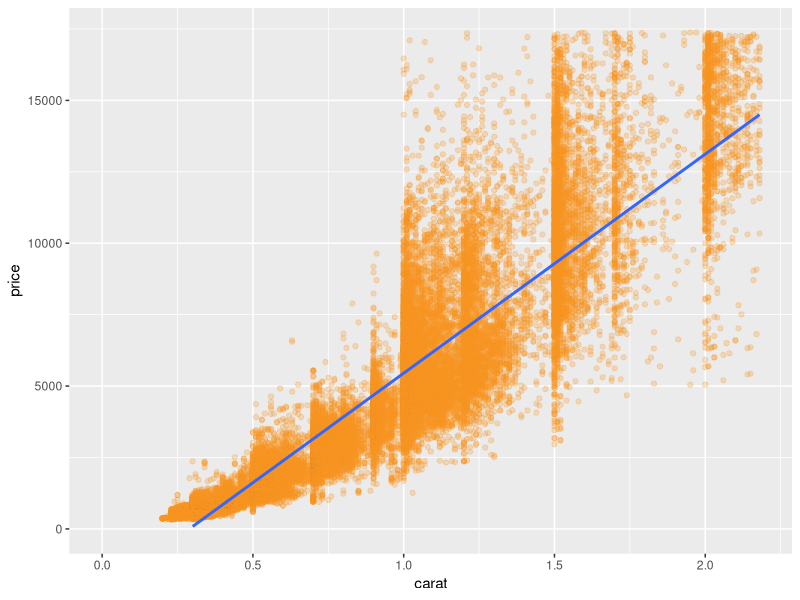

This chart was generated by the following R code:
library('ggplot2')

ggplot(data = diamonds, aes(x = carat, y = price)) +
  geom_point(color='#F79420', alpha=1/4) +
  stat_smooth(method = 'lm') +
  scale_x_continuous(lim = c(0, quantile(diamonds$carat, 0.99))) +
  scale_y_continuous(lim = c(0, quantile(diamonds$price, 0.99)))

install.packages('GGally')
install.packages('scales')
install.packages('memisc')
